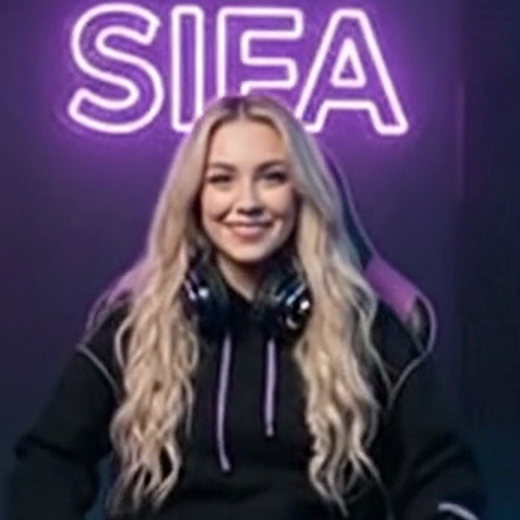
#> input picture character/sifa-intro/longform/facecam_src.png, 520 x 520 px
$ python -i make_previz.py   (imports and definitions only)
#> lines starting #> are read from the running program, lines starting #| are printed output that depends on the picture
#!/usr/bin/env python3
"""Cuts the 45 s preview of the new Sifa video format -> sifa_format_preview.mp4

Run: python3 make_previz.py   (after rendering build/wide and build/face with previz_sifa.py)
  1. cold open: fast gameplay montage, slam-in title, Sifa's hook line
  2. Sifa in her room (Blender stand-in): wave, yes-pump on "first S-I agent", hand gestures,
     chair swivel to the monitor and a push into the screen
  3. gameplay full screen with her facecam bottom left, word-by-word captions, a feature badge
  4. SIFA SI sign-off
Word-by-word yellow captions run throughout, like the reference short.
"""
import subprocess
import wave
from pathlib import Path

import numpy as np
from PIL import Image, ImageDraw, ImageFont

HERE = Path(__file__).resolve().parent
ROOT, LONG = HERE.parent, HERE.parent / "longform"
B = HERE / "build"
GFX = B / "gfx"
# [1 line not run here, left out]
W, H, FPS = 1920, 1080, 24
FONT = "/usr/share/fonts/opentype/inter/Inter-{}.otf"
PURPLE, CYAN, RED, YELLOW = (170, 80, 255), (40, 220, 255), (230, 40, 40), (255, 214, 0)
OV = {k: LONG / "official_video" / f"{v}.mp4" for k, v in
      (("GD", "gameplay_demo"), ("GR", "gameplay_reveal_trailer"), ("MP", "multiplayer_trailer"), ("LT", "launch_trailer"))}

A_LEN, B_LEN, C_LEN = 9.8, 13.0, 16.0
D_LEN = 5.0
A0, B0, C0, D0 = 0.0, A_LEN, A_LEN + B_LEN, A_LEN + B_LEN + C_LEN
TOTAL = D0 + D_LEN
VOICE_IN_B, LOOK_IN_B = 1.4, 8.6  # voice.wav and "let's take a look" inside the room shot
CUT = 520         # cut-out Sifa size over the gameplay
PUNCH_AT = 10.0   # seconds into the gameplay part for the punch-in and the SLIDE! callout
MONTAGE = [("GD", 84, 2.0), ("GR", 72, 1.9), ("MP", 36, 1.9), ("GD", 180, 2.0), ("GD", 300, 2.0)]


def run(cmd):
    subprocess.run(cmd, check=True)


def wav_len(p):
    with wave.open(str(p)) as w:
        return w.getnframes() / w.getframerate()


def speech_span(p):
    with wave.open(str(p)) as w:
        x = np.abs(np.frombuffer(w.readframes(w.getnframes()), "<i2").astype(int))
        sr = w.getframerate()
    loud = np.where(x > 800)[0]
    return loud[0] / sr, loud[-1] / sr


# [6 lines left out: function word_times, not called in this run]


# ---------------------------------------------------------------- caption timeline
hook_text = ("Gears of War: E-Day is finally here, and it might be the best Gears in fifteen years. "
             "Here's everything you need to know before you buy.")
intro_text = "Hi, I'm Sifa, the first S-I agent. Today, we're jumping into Gears of War: E-Day, the brand new prequel"
look_text = "Okay, let's take a look at the gameplay."
move_text = ("Now the part that surprised me most: movement. It still has that heavy roadie run into cover feeling, "
             "but the whole system was rebuilt. For the first time you can properly jump across gaps")
# [1 line that did not run here, left out]
# [1 line that did not run here, left out]
# [1 line that did not run here, left out]
move_cut = 15.4  # seconds of the movement narration used
# [4 lines that did not run here, left out]


# [8 lines left out: function caption_pages, not called in this run]


# [1 line that did not run here, left out]
cap_font = ImageFont.truetype(FONT.format("Black"), 64)


# [20 lines left out: functions draw_caption, ease_back, not called in this run]


title_big, title_small = ImageFont.truetype(FONT.format("Black"), 150), ImageFont.truetype(FONT.format("Black"), 54)
badge_font = ImageFont.truetype(FONT.format("Black"), 40)
lt_big, lt_small = ImageFont.truetype(FONT.format("Black"), 56), ImageFont.truetype(FONT.format("SemiBold"), 28)
chap_font = ImageFont.truetype(FONT.format("Black"), 30)


def frame(i):
    t = i / FPS
    img = Image.new("RGBA", (W, H), (0, 0, 0, 0))
    d = ImageDraw.Draw(img)
    if A0 + 0.9 <= t < A0 + A_LEN - 0.3:  # cold-open title slams in, then sits top-left
        k = ease_back((t - 0.9) / 0.3)
        layer = Image.new("RGBA", (1800, 330), (0, 0, 0, 0))
        ld = ImageDraw.Draw(layer)
        ld.text((900, 120), "GEARS OF WAR: E-DAY", font=title_big, fill=(255, 255, 255, 255), anchor="mm",
                stroke_width=6, stroke_fill=(0, 0, 0, 255))
        sub = "EVERYTHING YOU NEED TO KNOW"
        half = ld.textlength(sub, font=title_small) / 2 + 30
        ld.rectangle([900 - half, 215, 900 + half, 290], fill=(*RED, 255))
        ld.text((900, 252), sub, font=title_small, fill=(255, 255, 255, 255), anchor="mm")
        s = 1.6 - 0.6 * k
        layer = layer.resize((int(1800 * s), int(330 * s)))
        img.alpha_composite(layer, (int(W / 2 - layer.width / 2), int(420 - layer.height / 2)))
    if B0 + 3.4 <= t < B0 + 7.2:  # lower third
        k = ease_back((t - B0 - 3.4) / 0.35)
        x = int(-700 + 770 * k)
        d.rounded_rectangle([x, 740, x + 600, 870], 14, fill=(8, 6, 18, 215))
        d.rectangle([x, 740, x + 10, 870], fill=(*PURPLE, 255))
        d.text((x + 34, 795), "SIFA", font=lt_big, fill=(255, 255, 255, 255), anchor="ls")
        d.text((x + 34, 840), "THE FIRST SI AGENT", font=lt_small, fill=(*CYAN, 255), anchor="lm")
    if C0 - 0.35 <= t < C0 + 1.1:  # slanted panel sweeps in, holds the chapter title, sweeps out
        k = t - C0 + 0.35
        if k < 0.35:
            off = -W - 500 + (W + 500) * ease_back(k / 0.35)
        elif k < 0.95:
            off = 0
        else:
            off = (W + 600) * ((k - 0.95) / 0.5) ** 2
        for n, col in enumerate((PURPLE, RED)):
            x0 = off - n * 60
            d.polygon([(x0 - 300, 0), (x0 + W + 300, 0), (x0 + W, H), (x0 - 600, H)], fill=(*col, 255))
        if 0.3 < k < 1.0:
            d.text((W // 2 + off, H // 2 - 95), "06", font=title_small, fill=(*YELLOW, 255), anchor="mm")
            d.text((W // 2 + off, H // 2 + 10), "ALL-NEW MOVEMENT", font=title_big, fill=(255, 255, 255, 255),
                   anchor="mm", stroke_width=6, stroke_fill=(0, 0, 0, 255))
    if C0 + 0.8 <= t < D0:  # name tag above the cut-out
        d.rounded_rectangle([40, H - 470, 230, H - 428], 10, fill=(8, 6, 18, 210))
        d.ellipse([56, H - 457, 70, H - 443], fill=(255, 60, 60, 255))
        d.text((82, H - 449), "SIFA  LIVE", font=chap_font, fill=(255, 255, 255, 255), anchor="lm")
    if C0 + PUNCH_AT - 0.4 <= t < C0 + PUNCH_AT + 2.0:  # callout ring + sticker on the slide
        k = ease_back((t - C0 - PUNCH_AT + 0.4) / 0.3)
        cx, cy, r = 760, 640, int(150 * k)
        if r > 4:
            d.ellipse([cx - r, cy - r, cx + r, cy + r], outline=(*YELLOW, 255), width=9)
        sticker = Image.new("RGBA", (360, 130), (0, 0, 0, 0))
        sd = ImageDraw.Draw(sticker)
        sd.rounded_rectangle([0, 0, 359, 129], 24, fill=(*YELLOW, 255))
        sd.text((180, 65), "SLIDE!", font=title_small, fill=(10, 10, 10, 255), anchor="mm")
        sticker = sticker.rotate(-8, expand=True, resample=Image.BICUBIC)
        sk = max(0.05, ease_back((t - C0 - PUNCH_AT) / 0.3))
        sticker = sticker.resize((max(1, int(sticker.width * sk)), max(1, int(sticker.height * sk))))
        img.alpha_composite(sticker, (cx + 120, cy - 260))
        d.line([(cx + 170, cy - 140), (cx + 90, cy - 90)], fill=(*YELLOW, 255), width=10)
    if C0 + 12.6 <= t < C0 + 15.6:  # subscribe reminder: slides in, gets "clicked"
        k = ease_back((t - C0 - 12.6) / 0.35)
        clicked = t >= C0 + 13.8
        x = int(W + 20 - 470 * k)
        d.rounded_rectangle([x, 150, x + 420, 230], 40, fill=((90, 90, 100, 245) if clicked else (*RED, 255)))
        d.text((x + 210, 190), "SUBSCRIBED" if clicked else "SUBSCRIBE", font=badge_font,
               fill=(255, 255, 255, 255), anchor="mm")
        if C0 + 13.3 <= t < C0 + 14.3:  # cursor moves in and clicks
            ck = min(1, (t - C0 - 13.3) / 0.5)
            px, py = int(x + 330 + 160 * (1 - ck)), int(210 + 120 * (1 - ck))
            d.polygon([(px, py), (px, py + 44), (px + 12, py + 33), (px + 22, py + 52), (px + 30, py + 48),
                       (px + 20, py + 30), (px + 36, py + 30)], fill=(255, 255, 255, 255), outline=(0, 0, 0, 255))
    if C0 <= t < D0:  # chapter tag, progress bar and the feature badge in the gameplay part
        if t >= C0 + 1.1:
            d.rounded_rectangle([60, 40, 520, 96], 12, fill=(8, 6, 18, 200))
            d.text((84, 68), "06  ALL-NEW MOVEMENT", font=chap_font, fill=(255, 255, 255, 255), anchor="lm")
        d.rectangle([0, 0, int(W * (t - C0) / C_LEN), 8], fill=(*YELLOW, 255))
        if C0 + 4.0 <= t < C0 + 9.0:
            k = ease_back((t - C0 - 4.0) / 0.35)
            badge = Image.new("RGBA", (980, 120), (0, 0, 0, 0))
            bd = ImageDraw.Draw(badge)
            bd.rounded_rectangle([0, 0, 979, 119], 26, fill=(*CYAN, 240))
            bd.text((490, 60), "NEW:  JUMP  •  SLIDE  •  CLIMB  •  CRAWL", font=badge_font, fill=(5, 5, 15, 255), anchor="mm")
            s = max(0.05, k)
            badge = badge.resize((int(980 * s), int(120 * s)))
            img.alpha_composite(badge, (int(1150 - badge.width / 2), int(230 - badge.height / 2)))
    draw_caption(d, t)
    return img


# [111 lines left out: functions render_gfx, glow_frames, base_video, whoosh, audio_and_final, not called in this run]


# [3 lines not run here, left out]

>>> import cv2
>>> picture = cv2.imread('../longform/facecam_src.png', cv2.IMREAD_GRAYSCALE)
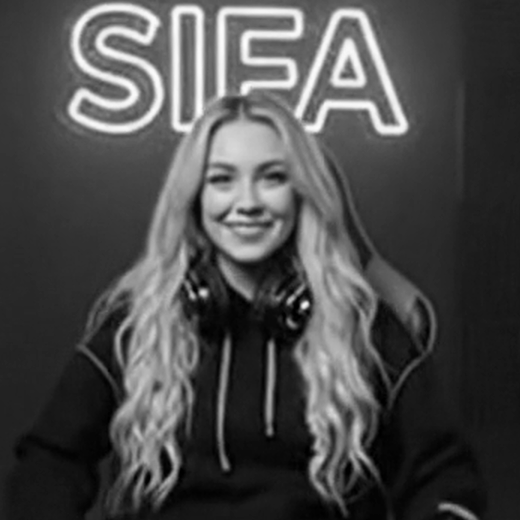
#> picture: shape (520, 520); min 0, max 253, mean 74.7
>>> result = frame(picture)
#> in frame, `img = Image.new("RGBA", (W, H), (0, 0, 0, 0))`: img: PIL image 1920x1080 RGBA; every value is 0
#> (the run stopped early here; a loop or call above may not have finished)
